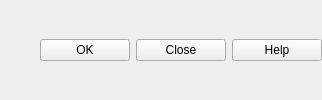
    <widget class="QWidget" name="buttons_widget" native="true">
     <layout class="QHBoxLayout" name="horizontalLayout">
      <property name="spacing">
       <number>6</number>
      </property>
      <property name="leftMargin">
       <number>0</number>
      </property>
      <property name="topMargin">
       <number>0</number>
      </property>
      <property name="rightMargin">
       <number>0</number>
      </property>
      <property name="bottomMargin">
       <number>0</number>
      </property>
      <item>
       <spacer name="horizontalSpacer">
        <property name="orientation">
         <enum>Qt::Horizontal</enum>
        </property>
        <property name="sizeHint" stdset="0">
         <size>
          <width>40</width>
          <height>20</height>
         </size>
        </property>
       </spacer>
      </item>
      <item>
       <widget class="QPushButton" name="ok_button">
        <property name="minimumSize">
         <size>
          <width>90</width>
          <height>0</height>
         </size>
        </property>
        <property name="whatsThis">
         <string>&lt;html&gt;&lt;head/&gt;&lt;body&gt;&lt;p&gt;Resets all parameters of this module in the current 'scenario time step' to the default values.&lt;/p&gt;&lt;/body&gt;&lt;/html&gt;</string>
        </property>
        <property name="text">
         <string>OK</string>
        </property>
        <property name="icon">
         <iconset resource="../../../../Dropbox/01_URBANBEATS/Development/graphics/ubeats.qrc">
          <normaloff>:/icons/check.png</normaloff>:/icons/check.png</iconset>
        </property>
       </widget>
      </item>
      <item>
       <widget class="QPushButton" name="close_button">
        <property name="minimumSize">
         <size>
          <width>90</width>
          <height>0</height>
         </size>
        </property>
        <property name="text">
         <string>Close</string>
        </property>
        <property name="icon">
         <iconset resource="../../../../Dropbox/01_URBANBEATS/Development/graphics/ubeats.qrc">
          <normaloff>:/icons/delete-icon.png</normaloff>:/icons/delete-icon.png</iconset>
        </property>
       </widget>
      </item>
      <item>
       <widget class="QPushButton" name="help_button">
        <property name="minimumSize">
         <size>
          <width>90</width>
          <height>0</height>
         </size>
        </property>
        <property name="text">
         <string>Help</string>
        </property>
        <property name="icon">
         <iconset resource="../../../../Dropbox/01_URBANBEATS/Development/graphics/ubeats.qrc">
          <normaloff>:/icons/Help-icon.png</normaloff>:/icons/Help-icon.png</iconset>
        </property>
       </widget>
      </item>
     </layout>
    </widget>
